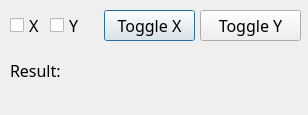
<?xml version="1.0" encoding="UTF-8"?>
<ui version="4.0">
 <class>Dialog</class>
 <widget class="QDialog" name="Dialog">
  <property name="geometry">
   <rect>
    <x>0</x>
    <y>0</y>
    <width>308</width>
    <height>115</height>
   </rect>
  </property>
  <property name="windowTitle">
   <string>Dialog</string>
  </property>
  <widget class="QCheckBox" name="X_CHECKBOX">
   <property name="geometry">
    <rect>
     <x>10</x>
     <y>10</y>
     <width>71</width>
     <height>31</height>
    </rect>
   </property>
   <property name="font">
    <font>
     <family>Roboto Mono</family>
     <pointsize>12</pointsize>
    </font>
   </property>
   <property name="text">
    <string>X</string>
   </property>
  </widget>
  <widget class="QCheckBox" name="Y_CHECKBOX">
   <property name="geometry">
    <rect>
     <x>50</x>
     <y>10</y>
     <width>71</width>
     <height>31</height>
    </rect>
   </property>
   <property name="font">
    <font>
     <family>Roboto Mono</family>
     <pointsize>12</pointsize>
    </font>
   </property>
   <property name="text">
    <string>Y</string>
   </property>
  </widget>
  <widget class="QLabel" name="resultLbl">
   <property name="geometry">
    <rect>
     <x>10</x>
     <y>60</y>
     <width>281</width>
     <height>21</height>
    </rect>
   </property>
   <property name="font">
    <font>
     <family>Roboto Mono</family>
     <pointsize>12</pointsize>
    </font>
   </property>
   <property name="text">
    <string>Result:</string>
   </property>
  </widget>
  <widget class="QPushButton" name="toggleX_button">
   <property name="geometry">
    <rect>
     <x>104</x>
     <y>10</y>
     <width>91</width>
     <height>31</height>
    </rect>
   </property>
   <property name="font">
    <font>
     <family>Roboto Mono</family>
     <pointsize>12</pointsize>
    </font>
   </property>
   <property name="text">
    <string>Toggle X</string>
   </property>
  </widget>
  <widget class="QPushButton" name="toggleY_button">
   <property name="geometry">
    <rect>
     <x>200</x>
     <y>10</y>
     <width>101</width>
     <height>31</height>
    </rect>
   </property>
   <property name="font">
    <font>
     <family>Roboto Mono</family>
     <pointsize>12</pointsize>
    </font>
   </property>
   <property name="text">
    <string>Toggle Y</string>
   </property>
  </widget>
 </widget>
 <resources/>
 <connections/>
</ui>
